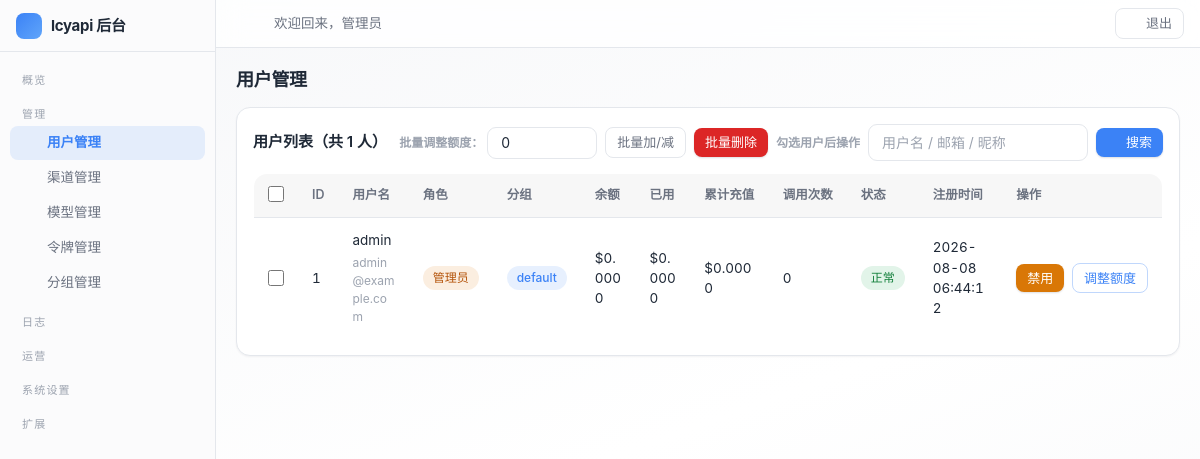
Screenshot of /admin/users/index.php (signed in) with the database file from the repository.
### tables this page shows
CREATE TABLE IF NOT EXISTS settings (
    `key` VARCHAR(50) NOT NULL PRIMARY KEY,
    value TEXT DEFAULT NULL,
    type VARCHAR(20) NOT NULL DEFAULT 'string',
    description VARCHAR(255) DEFAULT NULL,
    updated_at DATETIME NOT NULL DEFAULT CURRENT_TIMESTAMP ON UPDATE CURRENT_TIMESTAMP
);

CREATE TABLE IF NOT EXISTS users (
    id INT UNSIGNED AUTO_INCREMENT PRIMARY KEY,
    checkin_streak INT UNSIGNED NOT NULL DEFAULT 0 COMMENT '连续签到天数',
    username VARCHAR(50) NOT NULL,
    email VARCHAR(100) DEFAULT NULL,
    email_verified TINYINT NOT NULL DEFAULT 0 COMMENT '邮箱已验证',
    password VARCHAR(255) NOT NULL,
    nickname VARCHAR(50) DEFAULT NULL,
    avatar VARCHAR(255) DEFAULT NULL,
    role ENUM('admin','user') NOT NULL DEFAULT 'user',
    quota DECIMAL(14,6) NOT NULL DEFAULT 0.000000,
    used_quota DECIMAL(14,6) NOT NULL DEFAULT 0.000000,
    total_quota DECIMAL(14,6) NOT NULL DEFAULT 0.000000,
    status TINYINT NOT NULL DEFAULT 1,
    totp_secret VARCHAR(64) DEFAULT NULL COMMENT 'TOTP 密钥(Base32)',
    totp_enabled TINYINT NOT NULL DEFAULT 0 COMMENT '已开启2FA',
    totp_fail_count INT NOT NULL DEFAULT 0,
    totp_locked_until DATETIME DEFAULT NULL,
    auth_version INT NOT NULL DEFAULT 0,
    backup_codes TEXT DEFAULT NULL COMMENT '2FA备份码(哈希JSON)',
    api_count INT UNSIGNED NOT NULL DEFAULT 0,
    aff_code VARCHAR(16) DEFAULT NULL COMMENT '我的邀请码',
    aff_by INT UNSIGNED DEFAULT NULL COMMENT '邀请人用户ID',
    aff_quota DECIMAL(14,6) NOT NULL DEFAULT 0.000000 COMMENT '待转入的邀请收益',
    aff_history_quota DECIMAL(14,6) NOT NULL DEFAULT 0.000000 COMMENT '累计邀请收益',
    `group` VARCHAR(32) NOT NULL DEFAULT 'default' COMMENT '用户分组',
    last_login_at DATETIME DEFAULT NULL,
    last_login_ip VARCHAR(45) DEFAULT NULL,
    created_at DATETIME NOT NULL DEFAULT CURRENT_TIMESTAMP,
    updated_at DATETIME NOT NULL DEFAULT CURRENT_TIMESTAMP ON UPDATE CURRENT_TIMESTAMP,
    UNIQUE KEY uk_username (username),
    UNIQUE KEY uk_email (email),
    UNIQUE KEY uk_aff_code (aff_code),
    KEY idx_status (status),
    KEY idx_aff_by (aff_by)
);

### includes/cache.php (called while the page is built, shortened)
<?php
class Cache
{
    private static $enabled = true;
    public static function setConfig($config)
    {
        self::$enabled = $config['enabled'];
    }
    public static function get($key)
    {
        if (!self::$enabled) {
            return false;
        }
        $file = self::getFilePath($key);
        $data = @file_get_contents($file);
        $value = @json_decode($data, true);
        return $value;
    }
    public static function set($key, $value, $ttl = 0)
    {
        if (!self::$enabled) {
            return false;
        }
        return true;
    }
    public static function remember($key, $ttl, $callback)
    {
        $cached = self::get($key);
        $value = $callback();
        return $value;
    }
}

### includes/db.php (called while the page is built, shortened)
<?php
class DB
{
    private static $pdo = null;
    public static function init($config)
    {
        $dsn = sprintf('mysql:host=%s;port=%d;dbname=%s;charset=%s', $config['host'], $config['port'], $config['name'], $config['charset']);
        self::$pdo = new PDO($dsn, $config['user'], $config['pass'], [
            PDO::ATTR_ERRMODE => PDO::ERRMODE_EXCEPTION,
            PDO::ATTR_DEFAULT_FETCH_MODE => PDO::FETCH_ASSOC,
            PDO::ATTR_EMULATE_PREPARES => false,
            PDO::ATTR_TIMEOUT => 5,
        ]);
    }
    public static function getInstance()
    {
        return self::$pdo;
    }
    public static function query($sql, $params = [])
    {
        $stmt = self::getInstance()->prepare($sql);
        $stmt->execute($params);
        return $stmt;
    }
    public static function fetch($sql, $params = [])
    {
        $stmt = self::query($sql, $params);
        return $stmt->fetch() ?: false;
    }
    public static function fetchAll($sql, $params = [])
    {
        return self::query($sql, $params)->fetchAll();
    }
    public static function value($sql, $params = [])
    {
        $row = self::query($sql, $params)->fetch(PDO::FETCH_NUM);
        return $row ? $row[0] : null;
    }
}

### includes/auth.php (called while the page is built, shortened)
<?php
class Auth
{
    public static function check()
    {
        $user = User::find((int)$_SESSION[self::SESSION_KEY]);
        return true;
    }
    public static function user()
    {
        return $GLOBALS['__current_user'];
    }
}

### includes/user.php (called while the page is built, shortened)
<?php
class User
{
    public static function find($id)
    {
        return DB::fetch('SELECT * FROM users WHERE id = ?', [(int)$id]);
    }
}

### includes/admin.php (called while the page is built, shortened)
<?php
class Admin
{
    public static function requireAdmin()
    {
        if (!Auth::check() || !Auth::isAdmin()) {
            redirect(base_url('admin/login.php'));
        }
    }
}

### admin/users/index.php (the view, shortened to what this page needs)
<?php
Admin::requireAdmin();
$pageTitle = '用户管理';
$keyword = trim($_GET['q'] ?? '');
$page = max(1, (int)($_GET['page'] ?? 1));
$perPage = 20;
$where = '';
$params = [];
$total = (int)DB::value('SELECT COUNT(*) FROM users' . $where, $params);
$pages = max(1, (int)ceil($total / $perPage));
$page = min($page, $pages);
$users = DB::fetchAll('SELECT * FROM users' . $where . ' ORDER BY id DESC LIMIT ' . (int)$perPage . ' OFFSET ' . (int)(($page - 1) * $perPage), $params);
?>
<?php require dirname(__DIR__) . '/templates/header.php'; ?>
<div class="card">
    <div class="card-title" style="display:flex; justify-content:space-between; align-items:center; flex-wrap:wrap; gap:8px;">
        <span>用户列表（共 <?php echo $total; ?> 人）</span>
        <div style="display:flex; gap:8px; align-items:center; flex-wrap:wrap;">
            <form method="post" id="batchForm" style="display:flex; gap:8px; align-items:center; flex-wrap:wrap;">
                <div style="display:flex; gap:4px; align-items:center;">
                    <label class="form-hint" style="margin:0;">批量调整额度：</label>
                    <input type="number" name="delta" step="0.0001" class="form-control" style="width:110px; height:32px;" value="0">
                </div>
                <button type="button" class="btn btn-sm btn-secondary" onclick="submitBatch('batch_quota')">批量加/减</button>
                <button type="button" class="btn btn-sm btn-danger" onclick="submitBatch('batch_delete', true)">批量删除</button>
                <span class="form-hint" style="margin:0;">勾选用户后操作</span>
            </form>
            <form method="get" style="display:flex; gap:8px; align-items:center;">
                <input type="text" name="q" class="form-control" style="width:220px;" value="<?php echo e($keyword); ?>" placeholder="用户名 / 邮箱 / 昵称">
                <button type="submit" class="btn btn-sm"><?php echo svg_icon('search'); ?>搜索</button>
            </form>
        </div>
    </div>
    <table class="table">
        <thead>
            <tr>
                <th style="width:36px;"><input type="checkbox" id="checkAll" onclick="toggleAll(this)"></th>
                <th>ID</th><th>用户名</th><th>角色</th><th>分组</th><th>余额</th><th>已用</th>
                <th>累计充值</th><th>调用次数</th><th>状态</th><th>注册时间</th><th>操作</th>
            </tr>
        </thead>
        <tbody>
        <?php foreach ($users as $u) : ?>
            <tr>
                <td><input type="checkbox" class="us-row" value="<?php echo $u['id']; ?>"></td>
                <td><?php echo $u['id']; ?></td>
                <td><?php echo e($u['username']); ?>
                    <?php if ($u['email']) : ?><div class="form-hint"><?php echo e($u['email']); ?></div><?php endif; ?>
                </td>
                <td><?php echo $u['role'] === 'admin' ? '<span class="badge badge-yellow">管理员</span>' : '<span class="badge badge-gray">用户</span>'; ?></td>
                <td><span class="badge badge-blue"><?php echo e($u['group'] ?? 'default'); ?></span></td>
                <td>$<?php echo e(number_format((float)$u['quota'], 4)); ?></td>
                <td>$<?php echo e(number_format((float)$u['used_quota'], 4)); ?></td>
                <td>$<?php echo e(number_format((float)$u['total_quota'], 4)); ?></td>
                <td><?php echo number_format((int)$u['api_count']); ?></td>
                <td><?php echo $u['status'] ? '<span class="badge badge-green">正常</span>' : '<span class="badge badge-red">禁用</span>'; ?></td>
                <td><?php echo e($u['created_at']); ?></td>
                <td style="white-space:nowrap;">
                    <form method="post" style="display:inline-block; margin-right:4px;">
                        <button type="submit" name="action" value="toggle" class="btn btn-sm <?php echo $u['status'] ? 'btn-warning' : 'btn-success'; ?>"><?php echo $u['status'] ? '禁用' : '启用'; ?></button>
                    </form>
                    <a class="btn btn-sm btn-outline" onclick="toggleRow(<?php echo $u['id']; ?>)" href="javascript:void(0)">调整额度</a>
                </td>
            </tr>
        <?php endforeach; ?>
        </tbody>
    </table>
</div>
<?php require dirname(__DIR__) . '/templates/footer.php'; ?>

### admin/templates/header.php (shortened to what this page needs)
<?php
Admin::requireAdmin();
$pageTitle = isset($pageTitle) ? $pageTitle : '管理后台';
$adminUser = Auth::user();
$requestPath = isset($_SERVER['REQUEST_URI']) ? parse_url($_SERVER['REQUEST_URI'], PHP_URL_PATH) : '';
function admin_nav($needle, $requestPath)
{
    return strpos($requestPath, $needle) !== false ? 'active' : '';
}
?>
<!DOCTYPE html>
<html lang="zh-CN">
<head>
<link rel="stylesheet" href="<?php echo base_url('assets/css/common.css'); ?>">
<link rel="stylesheet" href="<?php echo base_url('assets/css/admin.css'); ?>">
</head>
<body>
<div class="admin-layout">
    <aside class="admin-sidebar" id="adminSidebar">
        <a class="brand" href="<?php echo base_url('admin/index.php'); ?>">
            <span class="brand-logo"><?php echo svg_icon('zap'); ?></span>
            <span class="brand-name"><?php echo e(setting('site_name', config('site.name'))); ?> 后台</span>
        </a>
        <nav class="menu">
            <div class="menu-group" data-group="overview">
                <button type="button" class="group-title" aria-expanded="true"><span class="gt">概览</span><?php echo svg_icon('chevron', 'i group-arrow'); ?></button>
            </div>
            <div class="menu-group" data-group="manage">
                <button type="button" class="group-title" aria-expanded="true"><span class="gt">管理</span><?php echo svg_icon('chevron', 'i group-arrow'); ?></button>
                <div class="group-body">
                    <a class="<?php echo admin_nav('/admin/users/', $requestPath); ?>" href="<?php echo base_url('admin/users/index.php'); ?>" title="用户管理"><?php echo svg_icon('users'); ?><span class="lbl">用户管理</span></a>
                    <a class="<?php echo admin_nav('/admin/channels/', $requestPath); ?>" href="<?php echo base_url('admin/channels/index.php'); ?>" title="渠道管理"><?php echo svg_icon('channel'); ?><span class="lbl">渠道管理</span></a>
                    <a class="<?php echo admin_nav('/admin/models/', $requestPath); ?>" href="<?php echo base_url('admin/models/index.php'); ?>" title="模型管理"><?php echo svg_icon('cpu'); ?><span class="lbl">模型管理</span></a>
                    <a class="<?php echo admin_nav('/admin/tokens/', $requestPath); ?>" href="<?php echo base_url('admin/tokens/index.php'); ?>" title="令牌管理"><?php echo svg_icon('key'); ?><span class="lbl">令牌管理</span></a>
                    <a class="<?php echo admin_nav('/admin/groups/', $requestPath); ?>" href="<?php echo base_url('admin/groups/index.php'); ?>" title="分组管理"><?php echo svg_icon('ratio'); ?><span class="lbl">分组管理</span></a>
                </div>
            </div>
            <div class="menu-group" data-group="logs">
                <button type="button" class="group-title" aria-expanded="true"><span class="gt">日志</span><?php echo svg_icon('chevron', 'i group-arrow'); ?></button>
            </div>
            <div class="menu-group" data-group="ops">
                <button type="button" class="group-title" aria-expanded="true"><span class="gt">运营</span><?php echo svg_icon('chevron', 'i group-arrow'); ?></button>
            </div>
            <div class="menu-group" data-group="settings">
                <button type="button" class="group-title" aria-expanded="true"><span class="gt">系统设置</span><?php echo svg_icon('chevron', 'i group-arrow'); ?></button>
            </div>
            <div class="menu-group" data-group="supplier">
                <button type="button" class="group-title" aria-expanded="true"><span class="gt">扩展</span><?php echo svg_icon('chevron', 'i group-arrow'); ?></button>
            </div>
        </nav>
    </aside>
    <div class="admin-main">
        <div class="admin-topbar">
            <div class="topbar-left">
                <button type="button" class="icon-btn" id="sidebarCollapse" title="折叠/展开侧边栏"><?php echo svg_icon('panel'); ?></button>
                <span class="greeting">欢迎回来，<?php echo e($adminUser['nickname'] ?: $adminUser['username']); ?></span>
            </div>
            <div class="topbar-right">
                <button type="button" class="icon-btn" data-theme-toggle title="切换明暗模式"><?php echo svg_icon('moon'); ?></button>
                <a class="icon-btn" href="<?php echo base_url('user/index.php'); ?>" title="进入前台"><?php echo svg_icon('globe'); ?></a>
                <a href="<?php echo base_url('admin/logout.php'); ?>" class="btn btn-sm btn-secondary"><?php echo svg_icon('logout'); ?>退出</a>
            </div>
        </div>
        <div class="admin-content">
            <div class="admin-page-title"><?php echo e($pageTitle); ?></div>

### rows the page displays
settings: value "lcyapi"
users: nickname "管理员", id "1", username "admin", email "admin@example.com", role "管理员", group "default", quota "0.0000", used_quota "0.0000", total_quota "0.0000", api_count "0", status "正常", created_at "2026-08-08 06:44:12"

### other values shown
$pageTitle "用户管理"
$total "1"
